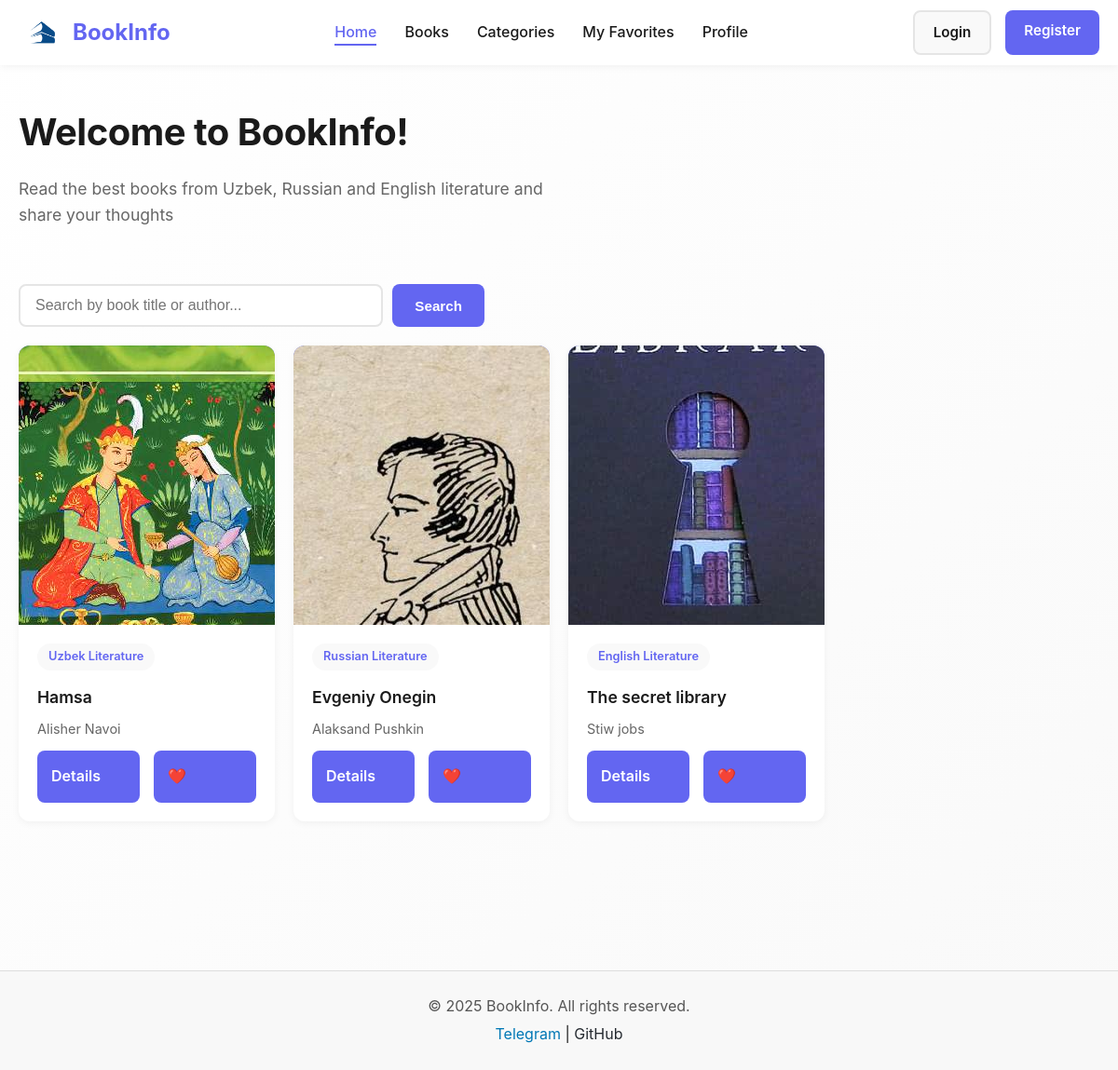
The page / on the database its author committed.
### book/models.py (models this page shows, shortened)
class Books(models.Model):
    LANGUAGE_CHOICES = [
    ('uz', 'Uzbek'),
    ('ru', 'Russian'),
    ('en', 'English'),
    ]
    category = models.ForeignKey(Category, on_delete=models.CASCADE, related_name='books')
    title = models.CharField(max_length=200)
    year = models.PositiveIntegerField()
    language = models.CharField(max_length=50, choices=LANGUAGE_CHOICES, default='uz')
    pages = models.PositiveIntegerField()
    author = models.CharField(max_length=100)
    image = models.ImageField(upload_to='book_images/', blank=True, null=True)

class Category(models.Model):
    CATEGORY_CHOICES = [
        ('Uzbek Literature', 'Uzbek Literature'),
        ('Russian Literature', 'Russian Literature'),
        ('English Literature', 'English Literature'),
    ]
    name = models.CharField(max_length=100, choices=CATEGORY_CHOICES, unique=True)
    image = models.ImageField(upload_to='category_images/')

### book/views/book.py (the view)
# urls.py: path("", HomeView.as_view(), name='home'),
class HomeView(View):
    def get(self, request):
        books = Books.objects.all()[:6]
        return render(request, "book/index.html", context={"books": books})

### book/templates/book/index.html
{% extends "base.html" %}
{% block main %}
    {% include "components/main.html" %}
{% endblock main %}

### templates/base.html (shortened to what this page needs)
{% load static %}
<!DOCTYPE html>
<html lang="en">
<head>
    <link rel="stylesheet" href="{% static 'css/style.css' %}">
</head>
<body>
    <nav>
        <div class="nav-container">
           <a href="{% url 'home' %}" class="logo">
                <img src="{% static 'img/logo.jpg' %}" alt="BookInfo Logo" class="logo-img">
                <span>BookInfo</span>
            </a>
            <ul class="nav-links">
                <li><a href="{% url 'home' %}" class="{% if request.path == '/' %}active{% endif %}">Home</a></li>
                <li><a href="{% url 'books' %}" class="{% if request.path == '/books/' %}active{% endif %}">Books</a></li>
                <li><a href="{% url 'category' %}" class="{% if request.path == '/category/' %}active{% endif %}">Categories</a></li>
                <li><a href="{% url 'favorite' %}" class="{% if request.path == '/favorite/' %}active{% endif %}">My Favorites</a></li>
                <li><a href="{% url 'profile' %}" class="{% if request.path == '/profile/' %}active{% endif %}">Profile</a></li>
            </ul>
            <div class="auth-buttons">
                {% if user.is_authenticated   %}
                    <a href="{% url 'logout' %}" class="btn btn-secondary">Logout</a>
                {% else %}
                    <a href="{% url 'login' %}" class="btn btn-secondary">Login</a>
                    <a href="{% url 'register' %}" class="btn btn-primary">Register</a>
                {% endif %}
            </div>
        </div>
    </nav>
    {% block main %}
    {% endblock main %}
    <footer style="background-color: #f8f8f8; border-top: 1px solid #ddd; padding: 20px 0; text-align: center; margin-top: 60px;">
        <p style="margin: 5px 0; color: #555;">© 2025 BookInfo. All rights reserved.</p>
        <p style="margin: 5px 0;">
            <a href="https://t.me/Alitop002" target="_blank" style="text-decoration: none; color: #0077b5;">Telegram</a> |
            <a href="https://github.com/Alitop002" target="_blank" style="text-decoration: none; color: #24292f;">GitHub</a>
        </p>
    </footer>
</body>
</html>

### templates/components/main.html (shortened to what this page needs)
    <div class="container">
        <header>
            <h1>Welcome to BookInfo!</h1>
            <p class="subtitle">Read the best books from Uzbek, Russian and English literature and share your thoughts</p>
        </header>
         <form action="{% url 'books' %}" method='get'>
        <div class="filters-section">
            <div class="search-bar">
                <input type="text" id="searchInput" name="q" placeholder="Search by book title or author...">
                <button class="btn btn-primary" type='sumbit'>Search</button>
            </div>
        </div>
        </form>
        <div class="books-grid">
         {% for book in books %}
            <div class="book-card">
                <div class="book-image"><img src="{{book.image.url}}" alt="{{book.title}}"></div>
                <div class="book-content">
                    <span class="book-category">{{book.category.name}}</span>
                    <h3 class="book-title">{{book.title}}</h3>
                    <p class="book-author">{{book.author}}</p>
                    <div class="book-actions">
                        <a href="{% url 'detail' book.id %}" class="btn btn-primary">Details</a>
                        <a href="{% url 'add-favorite' book.id %}" class="btn btn-primary">❤️</a>
                    </div>
                </div>
            </div>
         {% endfor %}
        </div>
    </div>

### static/css/style.css (style rules this page uses)
* { margin: 0; padding: 0; box-sizing: border-box; }
:root { --primary: #1a1a1a; --secondary: #ffffff; --accent: #6366f1; --accent-light: #818cf8; --text-light: #666666; --border: #e5e5e5; --bg-light: #f9f9f9; --success: #10b981; --danger: #ef4444; }
body { font-family: -apple-system, BlinkMacSystemFont, "Segoe UI", "Roboto", "Oxygen", "Ubuntu", "Cantarell", sans-serif; background: linear-gradient(135deg, #ffffff 0%, #f9f9f9 100%); color: var(--primary); line-height: 1.6; min-height: 100vh; }
nav { background: var(--secondary); box-shadow: 0 2px 8px rgba(0, 0, 0, 0.05); position: sticky; top: 0; z-index: 100; animation: slideDown 0.6s ease-out; }
.nav-container { max-width: 1200px; margin: 0 auto; padding: 0 20px; display: flex; justify-content: space-between; align-items: center; height: 70px; }
.logo { font-size: 1.5rem; font-weight: 700; color: var(--accent); text-decoration: none; transition: all 0.3s ease; }
.nav-links { display: flex; gap: 30px; list-style: none; }
.nav-links a { text-decoration: none; color: var(--primary); font-weight: 500; transition: all 0.3s ease; position: relative; }
.nav-links a::after { content: ""; position: absolute; bottom: -5px; left: 0; width: 0; height: 2px; background: var(--accent); transition: width 0.3s ease; }
.nav-links a.active { color: var(--accent); }
.nav-links a.active::after { width: 100%; }
.auth-buttons { display: flex; gap: 15px; }
.btn { padding: 10px 20px; border: none; border-radius: 8px; font-weight: 600; cursor: pointer; transition: all 0.3s ease; text-decoration: none; display: inline-block; font-size: 0.95rem; }
.btn-primary { background: var(--accent); color: var(--secondary); }
.btn-secondary { background: var(--bg-light); color: var(--primary); border: 2px solid var(--border); }
.container { max-width: 1200px; margin: 0 auto; padding: 40px 20px; }
header { margin-bottom: 60px; animation: slideDown 0.8s ease-out; }
h1 { font-size: 2.5rem; font-weight: 700; margin-bottom: 15px; letter-spacing: -0.5px; }
.subtitle { font-size: 1.1rem; color: var(--text-light); max-width: 600px; }
.search-bar { display: flex; gap: 10px; margin-bottom: 20px; max-width: 500px; }
.search-bar input { flex: 1; padding: 12px 16px; border: 2px solid var(--border); border-radius: 8px; font-size: 1rem; transition: all 0.3s ease; }
.search-bar button { padding: 12px 24px; }
.books-grid { display: grid; grid-template-columns: repeat(auto-fill, minmax(250px, 1fr)); gap: 30px; margin-bottom: 60px; }
.book-card { background: var(--secondary); border-radius: 12px; overflow: hidden; box-shadow: 0 2px 8px rgba(0, 0, 0, 0.05); transition: all 0.3s cubic-bezier(0.4, 0, 0.2, 1); animation: fadeInUp 0.6s ease-out backwards; cursor: pointer; }
.book-image { width: 100%; height: 300px; background: linear-gradient(135deg, var(--accent) 0%, var(--accent-light) 100%); display: flex; align-items: center; justify-content: center; color: var(--secondary); font-size: 3rem; overflow: hidden; position: relative; }
.book-image::after { content: ""; position: absolute; top: 0; left: -100%; width: 100%; height: 100%; background: linear-gradient(90deg, transparent, rgba(255, 255, 255, 0.2), transparent); animation: shine 3s infinite; }
.book-content { padding: 20px; }
.book-title { font-size: 1.1rem; font-weight: 600; margin-bottom: 8px; color: var(--primary); }
.book-author { font-size: 0.9rem; color: var(--text-light); margin-bottom: 12px; }
.book-category { display: inline-block; padding: 4px 12px; background: var(--bg-light); color: var(--accent); border-radius: 20px; font-size: 0.8rem; font-weight: 600; margin-bottom: 15px; }
.book-actions { display: flex; gap: 10px; }
.book-actions { display: flex; gap: 15px; }
.book-actions .btn { flex: 1; padding: 15px; font-size: 1rem; }
.logo { display: flex; align-items: center; gap: 8px; }
.logo-img { height: 50px; width: auto; object-fit: contain; border-radius: 6px; }
.books-grid { display: grid; grid-template-columns: repeat(auto-fill, minmax(250px, 1fr)); gap: 20px; margin-top: 20px; margin-bottom: 60px; }

### rows shown on the page
Books: image (picture), category.name "Uzbek Literature", title "Hamsa", author "Alisher Navoi"
Books: image (picture), category.name "Russian Literature", title "Evgeniy Onegin", author "Alaksand Pushkin"
Books: image (picture), category.name "English Literature", title "The secret library", author "Stiw jobs"
